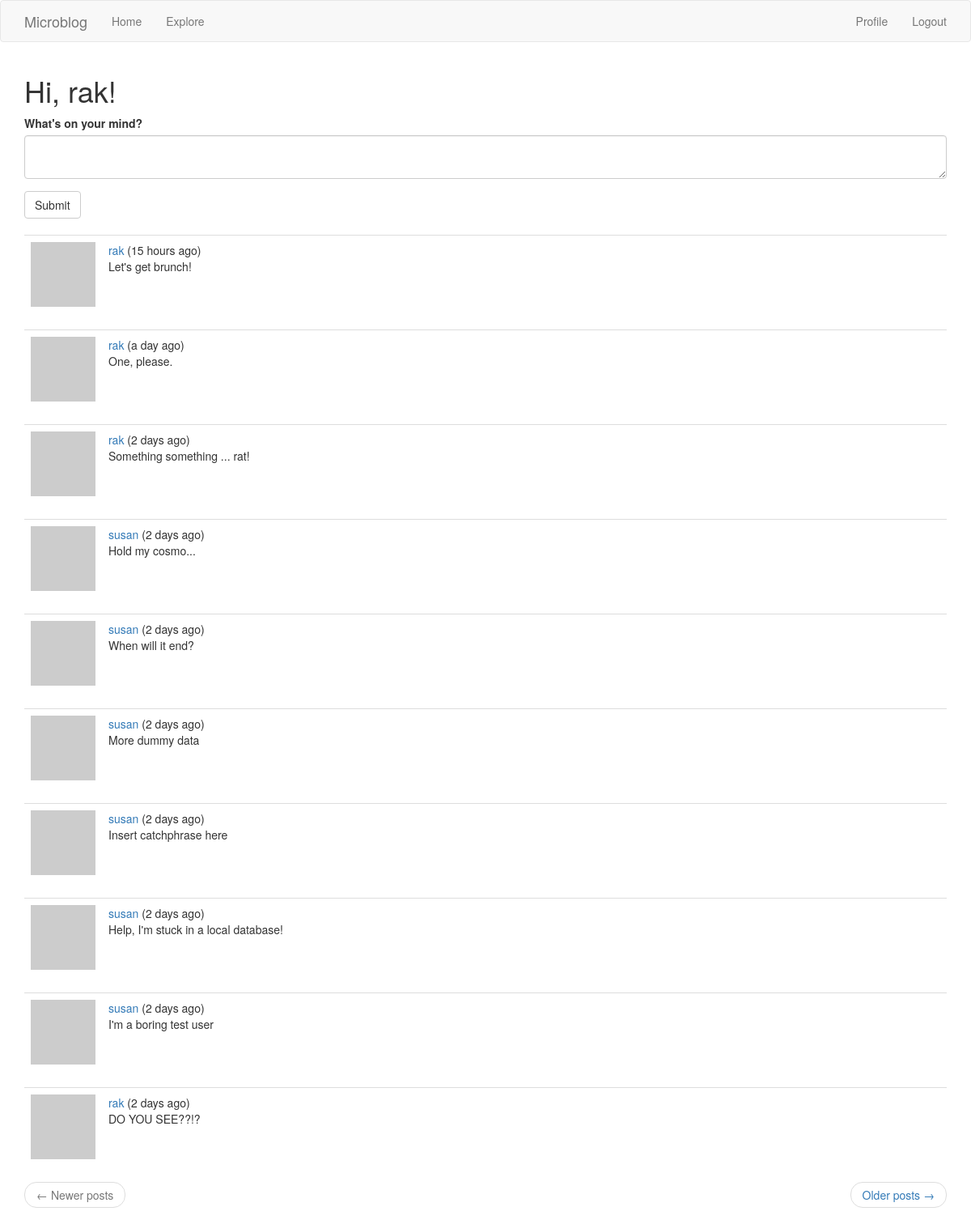
The page /index (signed in) on the database as committed earlier.
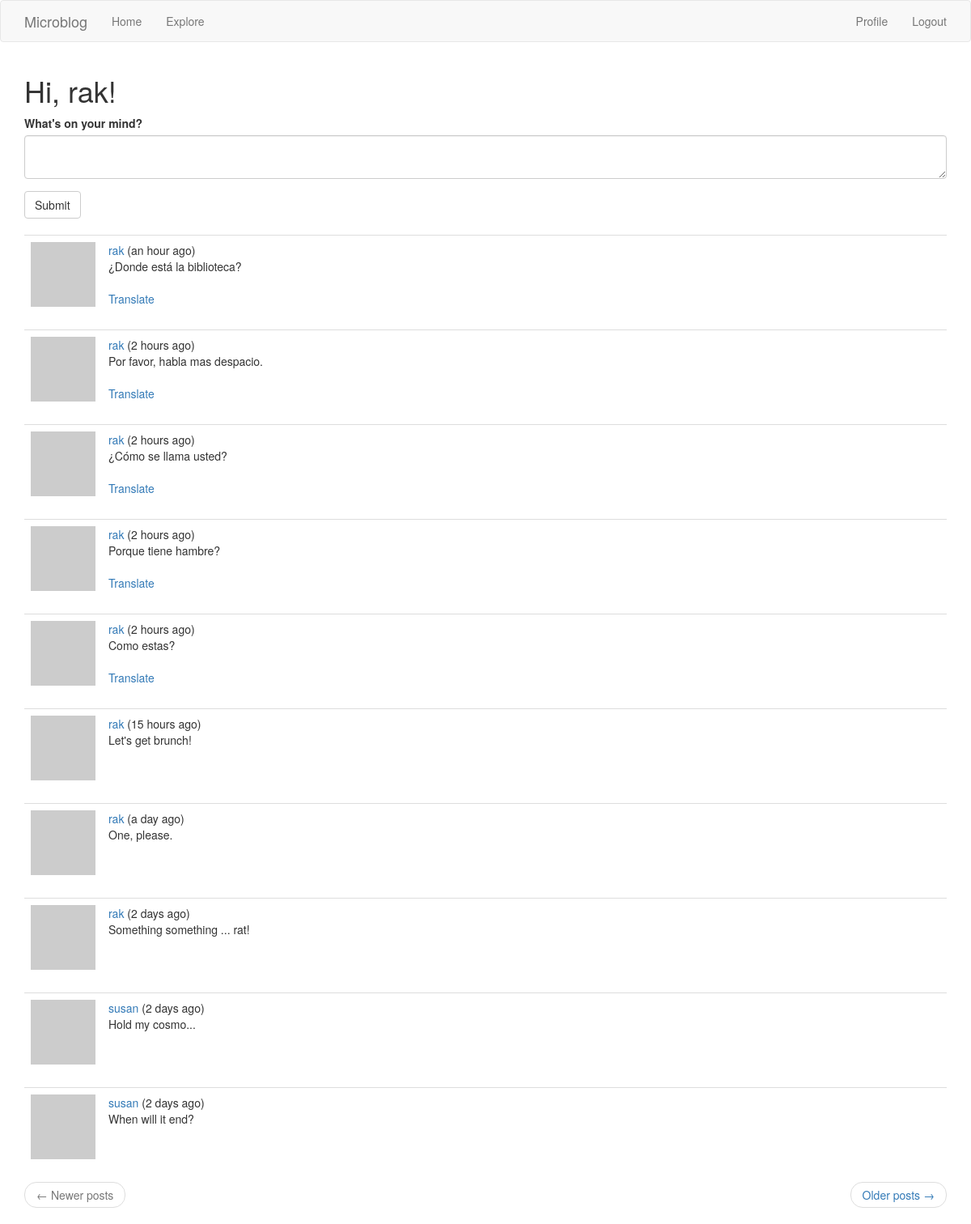
The same page on the database as committed later.
### app/models.py (models this page shows, shortened)
class Post(db.Model):
    id = db.Column(db.Integer, primary_key=True)
    body = db.Column(db.String(140))
    timestamp = db.Column(db.DateTime, index=True, default=datetime.utcnow)
    user_id = db.Column(db.Integer, db.ForeignKey('user.id'))
    language = db.Column(db.String(5))

### app/routes.py (the view, shortened to what this page needs)
@app.route('/', methods=['GET', 'POST'])  # map the top-level URL to this function
@app.route('/index', methods=['GET', 'POST'])  # also map the /index URL to this same function
@login_required  # require login to view this page
def index():
    form = PostForm()
    current_page = request.args.get('page', 1, type=int)
    posts = current_user.followed_posts().paginate(
        current_page, app.config['POSTS_PER_PAGE'], False)
    prev_url = url_for('index', page=posts.prev_num) if posts.has_prev else None
    next_url = url_for('index', page=posts.next_num) if posts.has_next else None
    return render_template('index.html', title=_('Home'), form=form, posts=posts.items, next_url=next_url, prev_url=prev_url)

### app/forms.py
class PostForm(FlaskForm):
    post = TextAreaField(_l('What\'s on your mind?'), validators=[DataRequired(), Length(min=1, max=140)], render_kw={'autofocus': True})
    submit = SubmitField(_l('Submit'))

### app/models.py (called while the page is built)
@login.user_loader
def load_user(id):
    return User.query.get(int(id))

    def avatar(self, size):
        digest = md5(self.email.lower().encode('utf-8')).hexdigest()  # returns a string hex code
        return 'https://www.gravatar.com/avatar/{}?s={}&d=identicon'.format(digest, size)

    def followed_posts(self):
        followed = Post.query.join(
            followers, (followers.c.followed_id == Post.user_id)).filter(
                followers.c.follower_id == self.id)
        return followed.union(self.posts).order_by(Post.timestamp.desc())

### app/routes.py (called while the page is built)
@app.before_request
def before_request():
    if current_user.is_authenticated:
        current_user.last_seen = datetime.utcnow()
        db.session.commit()
    g.locale = str(get_locale())

### app/templates/index.html
{% extends "base.html" %}
{% import 'bootstrap/wtf.html' as wtf %}
{% block app_content %}
    <h1>{{ _('Hi, %(username)s!', username=current_user.username) }}</h1>
    {% if form %}
        {{ wtf.quick_form(form) }}
        <br>
    {% endif %}
    <div id="posts">
        {% for post in posts %}
            {% include "_post.html" %}
        {% endfor %}
    </div>
    <nav aria-label="...">
        <ul class="pager">
            <li class="previous{% if not prev_url %} disabled{% endif %}">
                <a href="{{ prev_url or '#' }}">
                    <span aria-hidden="true">←</span> {{ _('Newer posts') }}
                </a>
            </li>
            <li class="next{% if not next_url %} disabled{% endif %}">
                <a href="{{ next_url or '#' }}">
                    {{ _('Older posts') }} <span aria-hidden="true">→</span>
                </a>
            </li>
        </ul>
    </nav>
{% endblock %}

### app/templates/_post.html (shortened to what this page needs)
<table class="table table-hover">
    <tr>
        <td width="70px">
            <a href="{{ url_for('user', username=post.author.username) }}">
                <img src="{{ post.author.avatar(70) }}" />
            </a>
        </td>
        <td>
            {{ _('%(username)s (%(when)s)', username=user_link, when=moment(post.timestamp).fromNow()) }}
            <br>
            <span id="post{{ post.id }}">{{ post.body }}</span>
            {% if post.language and post.language != g.locale %}
                <br><br>
                <span id="translation{{ post.id }}">
                    <a href="javascript:jstranslate(
                                '#post{{ post.id }}',
                                '#translation{{ post.id}}',
                                '{{ post.language }}',
                                '{{ g.locale }}');">{{ _('Translate') }}</a>
                </span>
            {% endif %}
        </td>
    </tr>
</table>

Rows that differ between the two databases and show on the page:
no longer on this page (row unchanged): Post: body "More dummy data"
no longer on this page (row unchanged): Post: body "Insert catchphrase here"
no longer on this page (row unchanged): Post: body "Help, I'm stuck in a local database!"
no longer on this page (row unchanged): Post: body "I'm a boring test user"
no longer on this page (row unchanged): Post: body "DO YOU SEE??!?"
added Post: body "¿Donde está la biblioteca?"
added Post: body "Por favor, habla mas despacio."
added Post: body "¿Cómo se llama usted?"
added Post: body "Porque tiene hambre?"
added Post: body "Como estas?"
